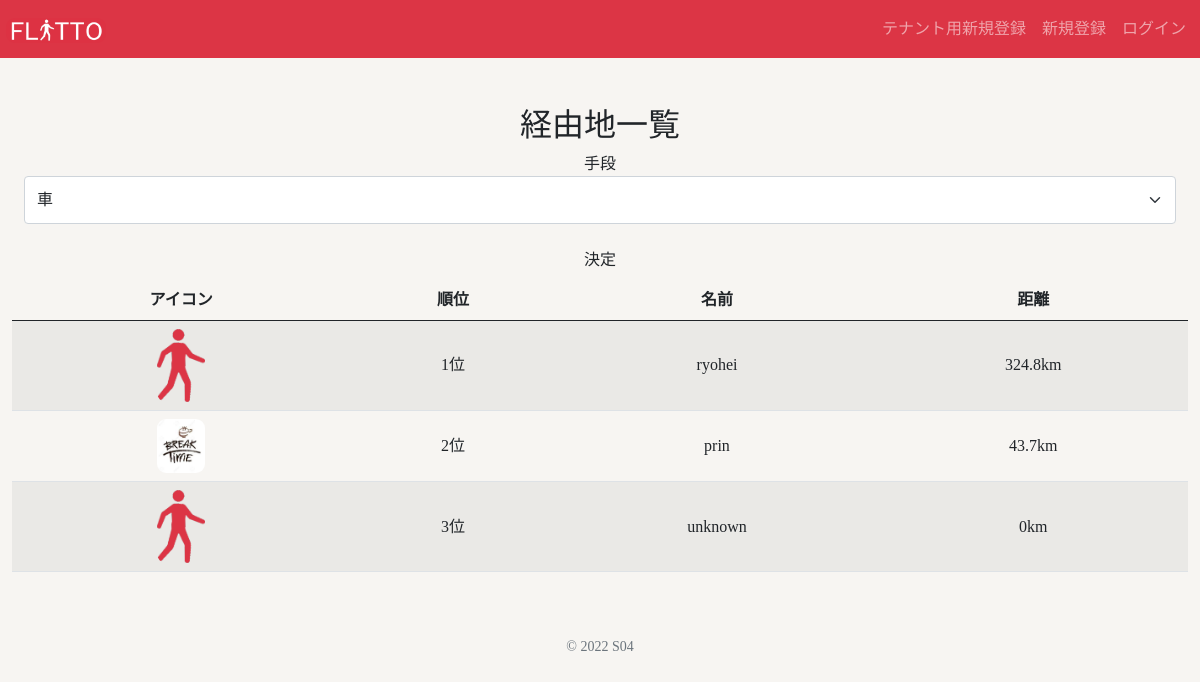
Page /ranking on the committed database.
### tables this page shows
CREATE TABLE 'users'(
'id' INTEGER PRIMARY KEY NOT NULL,
'username' TEXT NOT NULL,
'hash' TEXT NOT NULL,
'display_name' TEXT DEFAULT 'unknown',
'icon' TEXT);

### app.py (the view)
@app.route("/ranking", methods=["GET", "POST"])
def ranking():
    if request.method == "POST":
        means = request.form.get('means')
    else:
        means = "driving"
    score = {"walking": [], "bicycling": [], "driving": []}
    user_data = db.execute("SELECT * FROM users")
    name = []
    for cycle in user_data:
        score["walking"].append(0)
        score["bicycling"].append(0)
        score["driving"].append(0)
        name.append(cycle['username'])
    temp = db.execute("SELECT * FROM history")
    for cycle in temp:
        score[cycle["way"]][cycle["userid"] - 1] += float(cycle["distance"])
    driving_score = {}
    bicycling_score = {}
    walking_score = {}
    r = 0
    for temp_name in name:
        driving_score.update({temp_name:round(score["driving"][r],1)})
        bicycling_score.update({temp_name:round(score["bicycling"][r],1)})
        walking_score.update({temp_name:round(score["walking"][r],1)})
        r += 1
    score = {"walking": sorted(walking_score.items() ,key=lambda x:x[1], reverse=True), "bicycling": sorted(bicycling_score.items() ,key=lambda x:x[1], reverse=True), "driving": sorted(driving_score.items() ,key=lambda x:x[1], reverse=True)}
    """
    score['walking'] = dic.update(score['walking'])
    score['bicycling'] = dic.update(score['bicycling'])
    score['driving'] = dic.update(score['driving'])
    print(score)
    """
    return render_template("ranking.html",score=score[means],user=name,means=means,user_data=user_data)

### templates/ranking.html (shortened to what this page needs)
{% extends "layout.html" %}
{% block main %}
<h2>経由地一覧</h2>
<form method="POST" action="/ranking">
    <div class="mb-3">
        手段
        <select class="form-select" aria-label="Default select example" name="means">
            <option value="driving">車</option>
        </select>
    </div>
    <button style="text-align:right;" type="submit" class="btn" id="target" name="place" onclick="location.href='./via.html'">決定</button>
</form>
<table class="table table-striped">
    <thead>
        <tr>
            <th>アイコン</th>
            <th>順位</th>
            <th>名前</th>
            <th>距離</th>
        </tr>
    </thead>
    <tbody>
        {% set a = namespace(cnt=0) %}
        {% for score in score %}
        <tr>
            {% set b = namespace(cnt=0) %}
            {% for user_data in user_data %}
            {% if score[0] == user_data['username'] %}
            {% if user_data['icon'] != None %}
            <td><img src=../static/upload/icon/{{ user_data['icon'] }} style="width:4vw"></td>
            {% else %}
            <td><img src=../static/img/favcon.png style="width:4vw"></td>
            {% endif %}
            <td>{{ a.cnt + 1 }}位</td>
            <td>{{ user_data['display_name'] }}</td>
            <td>{{ score[1] }}km</td>
            {% endif %}
            {% set b.cnt = b.cnt + 1 %}
            {% endfor %}
        </tr>
        {% set a.cnt = a.cnt + 1 %}
        {% endfor %}
    </tbody>
</table>
{% endblock %}

### static/css/style.css (style rules this page uses)
.body { font-family: "筑紫B丸ゴシック", "ヒラギノ丸ゴ ProN"; background-color: #F7F5F2; margin:0; padding:0; }
select,input { padding: 0rem 0.5em; height: 3rem; width: 20rem; border-radius: 0.3rem; border: 0.3px solid #8D8DAA; background-color: rgba(256, 0, 0, 0.1); }
.table td { vertical-align: middle; }

### static/css/style_index.css (style rules this page uses)
.btn { color: #ffffff; padding: 0em 1em; height: 2.5rem; border-radius: 0.3rem; border: #F56D91; background-color: #F56D91; }
.mb-3 { margin:0 1vw; }
img { border-radius:0.75vw; }

### rows in the picture
users: cnt "1", display_name "ryohei", score "324.8"
users: icon (picture), cnt "2", display_name "prin", score "43.7"
users: a.cnt+1 "3", display_name "unknown", score "0"
